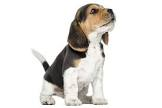
#> input picture data/dataset/Beagle/Beagle_15.jpg, 162 x 108 px; its folder holds only this picture in this run
$ jupyter execute label.ipynb   (shell and % lines are left out)
#> lines starting #> are read from the running program, lines starting #| are printed output that depends on the picture
[cell 1]
import os
import cv2
import numpy as np
import random

def apply_mosaic(image, location=(50, 50), mosaic_size=(50, 50), shape='circle'):
    """
    Applies a mosaic effect to an image using different shapes.

    Parameters:
    - image (np.array): Input image.
    - location (tuple): (x, y) coordinates of the top-left corner where the mosaic will be applied.
    - mosaic_size (tuple): (width, height) of the mosaic area.
    - shape (str): Type of shape ('circle', 'rectangle', 'triangle').

    Returns:
    - Processed image with mosaic effect.
    """
    x, y = location
    mosaic_width, mosaic_height = mosaic_size
    height, width = image.shape[:2]

    # Ensure the coordinates are within bounds
    if x + mosaic_width > width or y + mosaic_height > height:
        raise ValueError("Mosaic area exceeds image boundaries.")

    # Extract the region of interest (ROI)
    roi = image[y:y + mosaic_height, x:x + mosaic_width]

    if roi.size != 0:  # Check if the region is valid
        # Pixelate the area within the region of interest (ROI)
        small = cv2.resize(roi, (10, 10), interpolation=cv2.INTER_LINEAR)
        pixelated = cv2.resize(small, (mosaic_width, mosaic_height), interpolation=cv2.INTER_NEAREST)

        # Create a mask to determine where to apply the mosaic based on the shape
        mask = np.zeros((mosaic_height, mosaic_width), dtype=np.uint8)

        if shape == 'circle':
            # Draw a filled circle on the mask
            center = (mosaic_width // 2, mosaic_height // 2)
            radius = min(mosaic_width, mosaic_height) // 2
            cv2.circle(mask, center, radius, 255, -1)

        elif shape == 'rectangle':
            # Draw a filled rectangle on the mask
            cv2.rectangle(mask, (0, 0), (mosaic_width, mosaic_height), 255, -1)

        elif shape == 'triangle':
            # Draw a filled triangle on the mask
            pts = np.array([
                [0, mosaic_height],
                [mosaic_width // 2, 0],
                [mosaic_width, mosaic_height]
            ], np.int32)
            cv2.drawContours(mask, [pts], 0, 255, -1)

        # Blend the mosaic region with the original ROI using the mask
        blended_roi = np.where(mask[:, :, None] == 255, pixelated, roi)

        # Replace the original image's ROI with the blended ROI
        image[y:y + mosaic_height, x:x + mosaic_width] = blended_roi

    return image

def resize_image(image, target_size=(400, 400)):
    """
    Resizes the image to a fixed target size.

    Parameters:
    - image (np.array): Input image.
    - target_size (tuple): (width, height) to resize the image.

    Returns:
    - Resized image.
    """
    return cv2.resize(image, target_size, interpolation=cv2.INTER_AREA)

def process_dataset(input_dir, output_dir, target_size=(400, 400), mosaic_location=(100, 100), mosaic_size=(80, 80)):
    """
    Processes a dataset of images by resizing and applying a mosaic effect with different shapes.

    Parameters:
    - input_dir (str): Directory containing input images.
    - output_dir (str): Directory to save processed images.
    - target_size (tuple): (width, height) to resize the images.
    - mosaic_location (tuple): (x, y) coordinates for the mosaic shape.
    - mosaic_size (tuple): (width, height) of the mosaic shape.
    """
#> called with input_dir = '../data/dataset/Beagle', output_dir = '../data/label/Beagle', target_size = (192, 192), mosaic_location = (50, 50), mosaic_size = (50, 50)
    if not os.path.exists(output_dir):
        os.makedirs(output_dir)

    shapes = ['circle', 'rectangle', 'triangle']

    for filename in os.listdir(input_dir):
        if filename.lower().endswith(('.png', '.jpg', '.jpeg')):
            image_path = os.path.join(input_dir, filename)
            output_path = os.path.join(output_dir, filename)

            # Read the image using OpenCV
            image = cv2.imread(image_path)
#> image is the input picture: shape (108, 162, 3); mean B, G, R 222.4, 225.5, 227.9
            if image is None:
                print(f"Error loading image {filename}. Skipping...")
                continue

            # Resize the image to the target size
            resized_image = resize_image(image, target_size)
#> in resize_image, `return cv2.resize(image, target_size, interpolation=cv2.INTER_AREA)`:
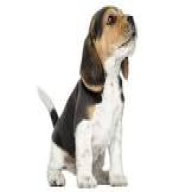
#> returned value: shape (192, 192, 3); mean of channels 0, 1, 2 222.3, 225.5, 227.9; drawn as B, G, R

            # Choose a random shape for the mosaic
            shape = random.choice(shapes)

            # Apply the mosaic effect
            result = apply_mosaic(resized_image, mosaic_location, mosaic_size, shape)
#> in apply_mosaic, `roi = image[y:y + mosaic_height, x:x + mosaic_width]`:
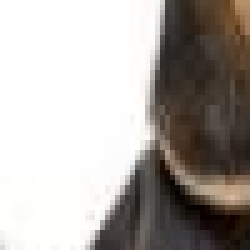
#> roi: shape (50, 50, 3) (shown 5 times larger); mean B, G, R 164.2, 168.6, 173.8
#> in apply_mosaic, `pixelated = cv2.resize(small, (mosaic_width, mosaic_height), interpola..`:
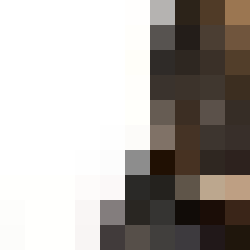
#> pixelated: shape (50, 50, 3) (shown 5 times larger); mean of channels 0, 1, 2 162, 166.4, 171.6; drawn as B, G, R
#> in apply_mosaic, `cv2.rectangle(mask, (0, 0), (mosaic_width, mosaic_height), 255, -1)`: mask: shape (50, 50); every value is 255

            # Save the processed image
            cv2.imwrite(output_path, result)
            print(f"Processed and saved: {output_path}")

# Example usage
input_directory = '../data/dataset/Beagle'
output_directory = '../data/label/Beagle'
process_dataset(
    input_directory,
    output_directory,
    target_size=(192,192),  # Resize images to 400x400 for better visibility
    mosaic_location=(50, 50),  # Adjust mosaic position for a centered effect
    mosaic_size=(50, 50)  # Mosaic size to match the updated image size
)

$ run again, on data/dataset/Beagle/Beagle_43.jpg
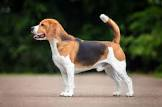
#> input picture data/dataset/Beagle/Beagle_43.jpg, 162 x 107 px
#> in process_dataset, image is the input picture: shape (107, 162, 3); mean B, G, R 75.7, 92.5, 97.5
#> in resize_image, `return cv2.resize(image, target_size, interpolation=cv2.INTER_AREA)`:
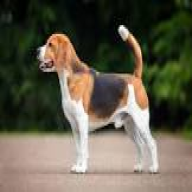
#> returned value: shape (192, 192, 3); mean of channels 0, 1, 2 75.6, 92.5, 97.4; drawn as B, G, R
#> in apply_mosaic, `pixelated = cv2.resize(small, (mosaic_width, mosaic_height), interpola..`:
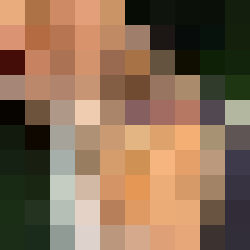
#> pixelated: shape (50, 50, 3) (shown 5 times larger); mean of channels 0, 1, 2 84.3, 109.1, 137.3; drawn as B, G, R
#> mask: shape (50, 50); every value is 255
#> image: shape (192, 192, 3)

$ run again, on data/dataset/Beagle/Beagle_47.jpg
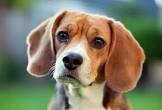
#> input picture data/dataset/Beagle/Beagle_47.jpg, 162 x 110 px
#> in process_dataset, image is the input picture: shape (110, 162, 3); mean B, G, R 99.7, 121.9, 124.2
#> in apply_mosaic, `pixelated = cv2.resize(small, (mosaic_width, mosaic_height), interpola..`:
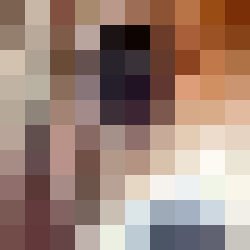
#> pixelated: shape (50, 50, 3) (shown 5 times larger); mean of channels 0, 1, 2 119.3, 131.2, 157.2; drawn as B, G, R
#> mask: shape (50, 50); every value is 255
#> in apply_mosaic, `image[y:y + mosaic_height, x:x + mosaic_width] = blended_roi`:
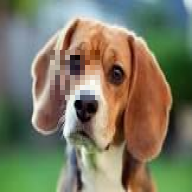
#> image: shape (192, 192, 3); mean B, G, R 99.8, 121.9, 124.3

$ run again, on data/dataset/Beagle/Beagle_17.jpg
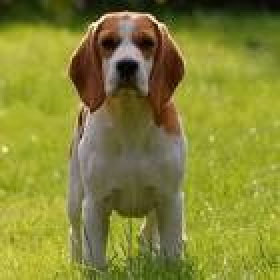
#> input picture data/dataset/Beagle/Beagle_17.jpg, 140 x 140 px (shown 2 times larger)
#> in process_dataset, image is the input picture: shape (140, 140, 3); mean B, G, R 52.7, 132.7, 131.7
#> in resize_image, `return cv2.resize(image, target_size, interpolation=cv2.INTER_AREA)`:
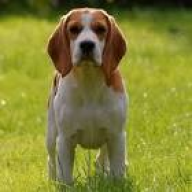
#> returned value: shape (192, 192, 3); mean of channels 0, 1, 2 52.6, 132.6, 131.7; drawn as B, G, R
#> in apply_mosaic, `pixelated = cv2.resize(small, (mosaic_width, mosaic_height), interpola..`:
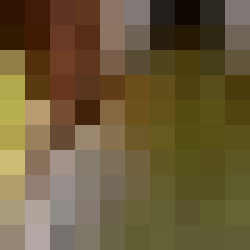
#> pixelated: shape (50, 50, 3) (shown 5 times larger); mean of channels 0, 1, 2 57, 90.9, 107.2; drawn as B, G, R
#> mask: shape (50, 50); every value is 255
#> image: shape (192, 192, 3)
